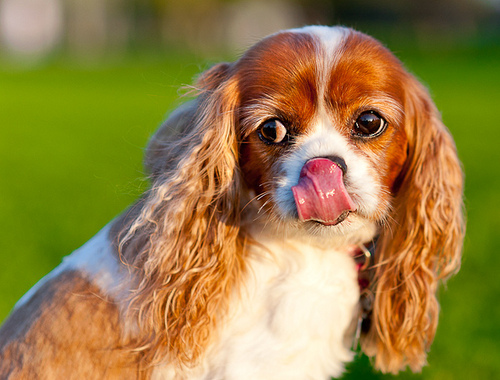
#> input picture imgs/ILSVRC2012_val_00041580.JPEG, 500 x 380 px
$ python -i enhance.py   (imports and definitions only)
#> lines starting #> are read from the running program, lines starting #| are printed output that depends on the picture
#> further down, picture is the input picture: shape (380, 500, 3); mean B, G, R 67.8, 128.6, 151.4
import cv2
import numpy as np

def auto_enhance(img):
    # CLAHE di channel LAB (kecerahan)
    lab = cv2.cvtColor(img, cv2.COLOR_BGR2LAB)
#> lab: shape (380, 500, 3); mean of channels 0, 1, 2 140.5, 130.3, 161.7
    L, A, B = cv2.split(lab)
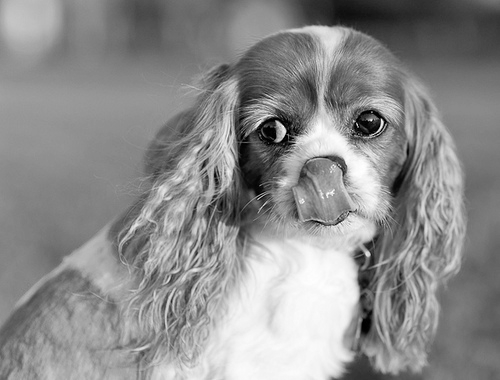
#> L: shape (380, 500); min 0, max 255, mean 140.5
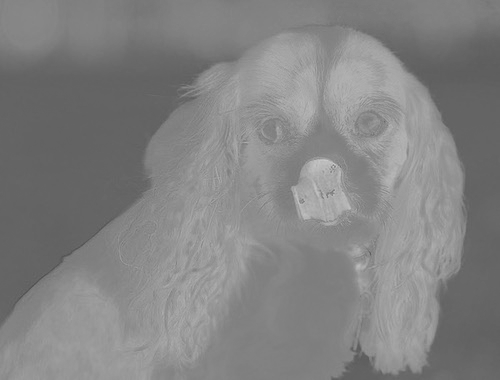
#> A: shape (380, 500); min 79, max 203, mean 130.3
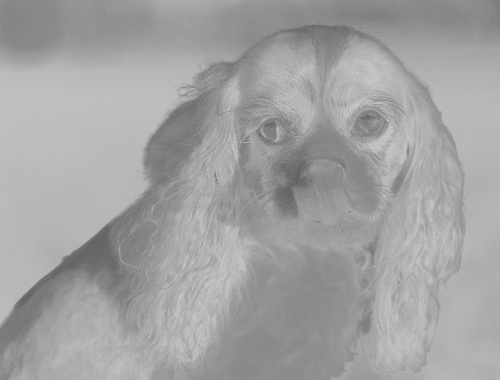
#> B: shape (380, 500); min 94, max 201, mean 161.7

    clahe = cv2.createCLAHE(clipLimit=3.0, tileGridSize=(8, 8))
    L2 = clahe.apply(L)
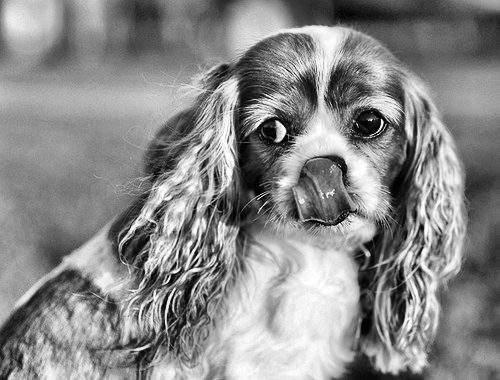
#> L2: shape (380, 500); min 0, max 255, mean 137.2

    lab_clahe = cv2.merge([L2, A, B])
#> lab_clahe: shape (380, 500, 3); mean of channels 0, 1, 2 137.2, 130.3, 161.7
    enhanced = cv2.cvtColor(lab_clahe, cv2.COLOR_LAB2BGR)
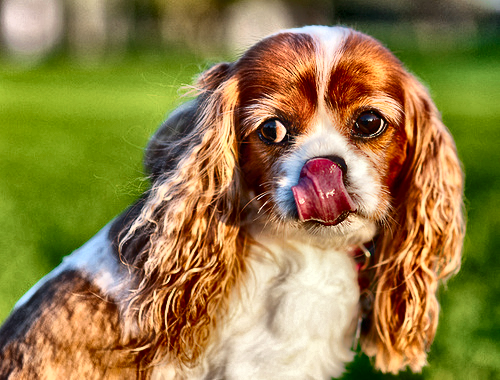
#> enhanced: shape (380, 500, 3); mean B, G, R 70.2, 126.1, 147.2

    # Sedikit RGB Boost (ringan + aman)
    enhanced = cv2.convertScaleAbs(enhanced, alpha=1.10, beta=5)
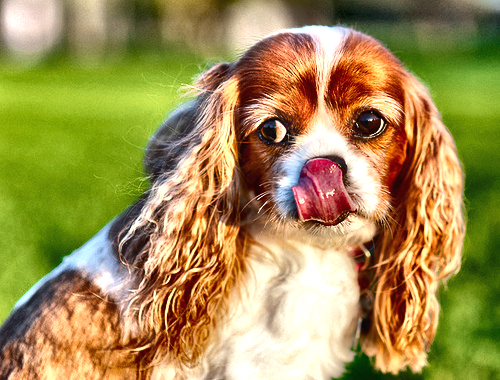
#> enhanced: shape (380, 500, 3); mean B, G, R 82, 143.1, 162.9

    return enhanced

>>> import cv2
>>> picture = cv2.imread('imgs/ILSVRC2012_val_00041580.JPEG')
>>> result = auto_enhance(picture)

$ run again, on imgs/ILSVRC2012_val_00046524.JPEG
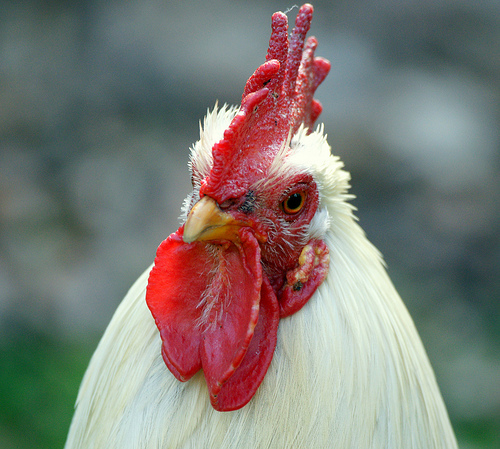
#> input picture imgs/ILSVRC2012_val_00046524.JPEG, 500 x 449 px
#> picture is the input picture: shape (449, 500, 3); mean B, G, R 118.1, 123.9, 126.6
#> lab: shape (449, 500, 3); mean of channels 0, 1, 2 134.3, 128.4, 133.5
#> in auto_enhance, `L, A, B = cv2.split(lab)`:
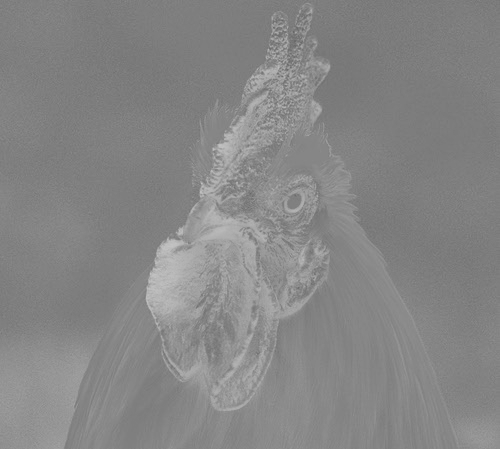
#> B: shape (449, 500); min 103, max 195, mean 133.5
#> lab_clahe: shape (449, 500, 3); mean of channels 0, 1, 2 134.1, 128.4, 133.5
#> in auto_enhance, `enhanced = cv2.convertScaleAbs(enhanced, alpha=1.10, beta=5)`:
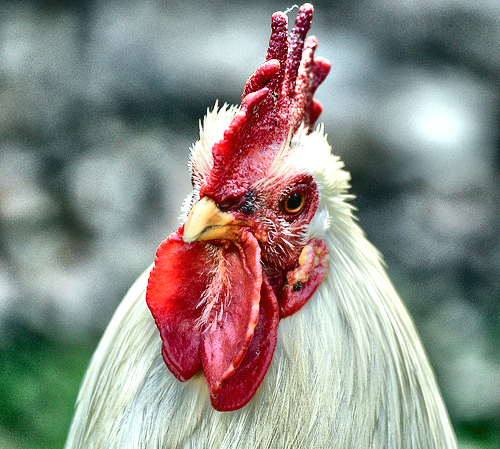
#> enhanced: shape (449, 500, 3); mean B, G, R 135.5, 141.4, 143.6

$ run again, on imgs/ILSVRC2012_val_00046834.JPEG
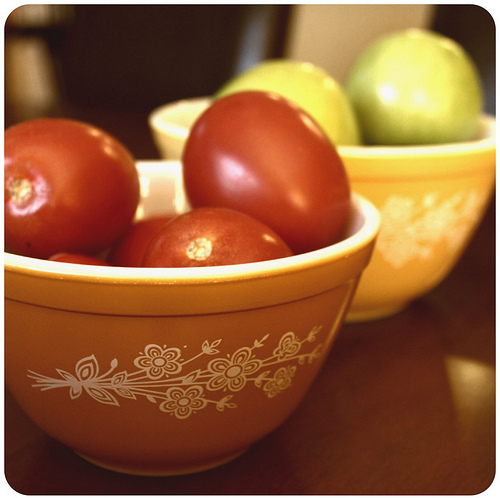
#> input picture imgs/ILSVRC2012_val_00046834.JPEG, 500 x 498 px
#> picture is the input picture: shape (498, 500, 3); mean B, G, R 52.5, 91.3, 145.7
#> lab: shape (498, 500, 3); mean of channels 0, 1, 2 111.2, 147.3, 159.6
#> in auto_enhance, `L2 = clahe.apply(L)`:
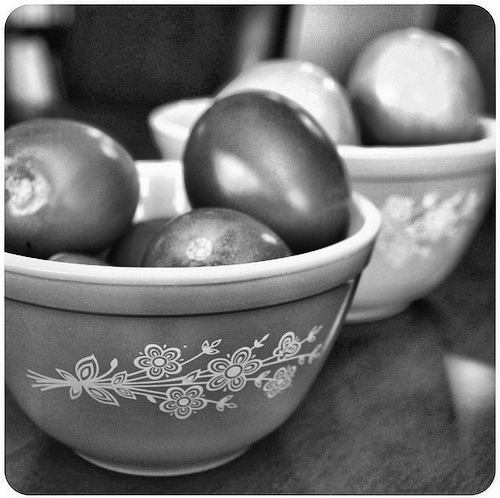
#> L2: shape (498, 500); min 1, max 255, mean 114.7
#> lab_clahe: shape (498, 500, 3); mean of channels 0, 1, 2 114.7, 147.3, 159.6
#> in auto_enhance, `enhanced = cv2.convertScaleAbs(enhanced, alpha=1.10, beta=5)`:
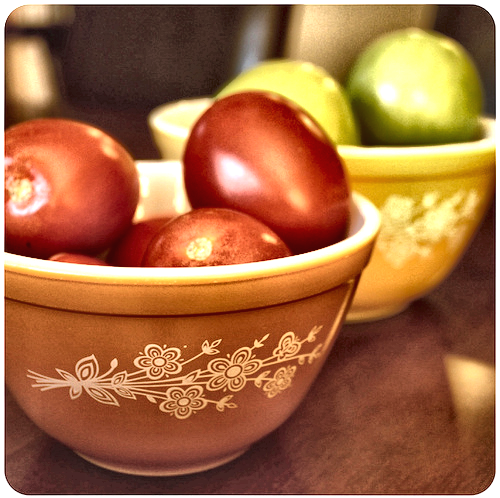
#> enhanced: shape (498, 500, 3); mean B, G, R 65.2, 106.9, 165.4

$ run again, on imgs/img-2.jpeg
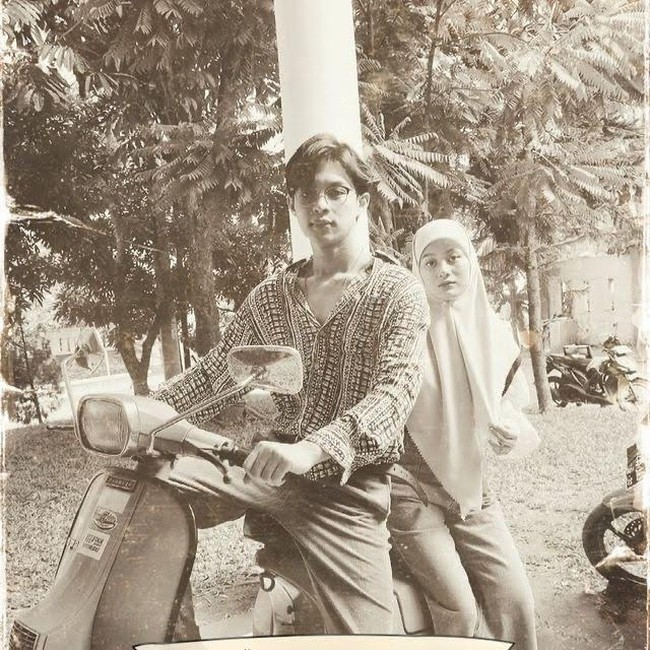
#> input picture imgs/img-2.jpeg, 650 x 650 px
#> picture is the input picture: shape (650, 650, 3); mean B, G, R 138.9, 155.1, 167.6
#> lab: shape (650, 650, 3); mean of channels 0, 1, 2 163.4, 130, 138.4
#> in auto_enhance, `L2 = clahe.apply(L)`:
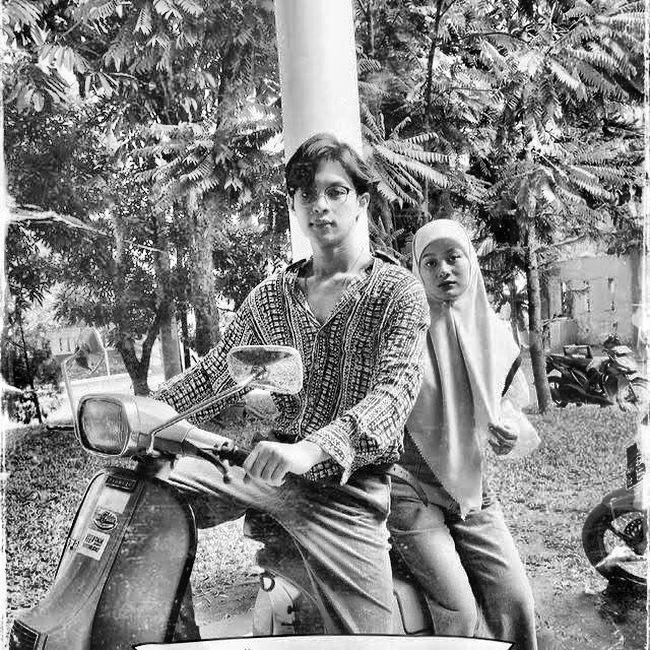
#> L2: shape (650, 650); min 0, max 255, mean 133.2
#> lab_clahe: shape (650, 650, 3); mean of channels 0, 1, 2 133.2, 130, 138.4
#> in auto_enhance, `enhanced = cv2.convertScaleAbs(enhanced, alpha=1.10, beta=5)`:
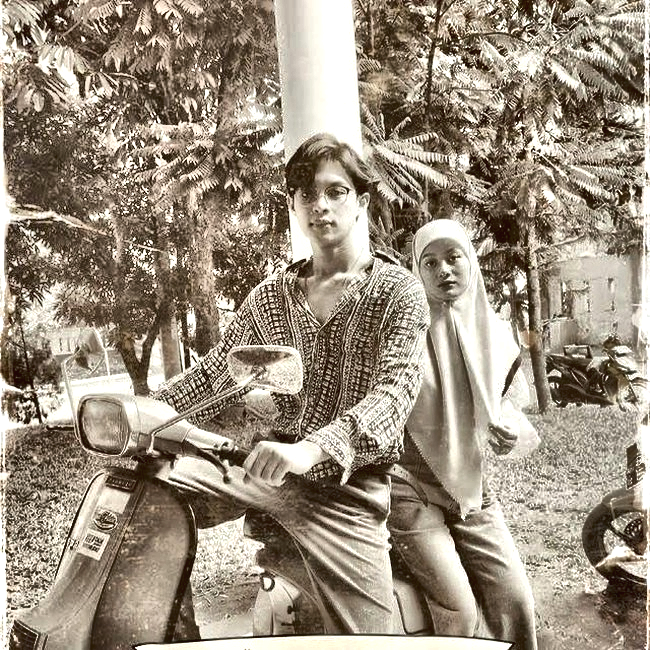
#> enhanced: shape (650, 650, 3); mean B, G, R 126.3, 142.6, 154.7
